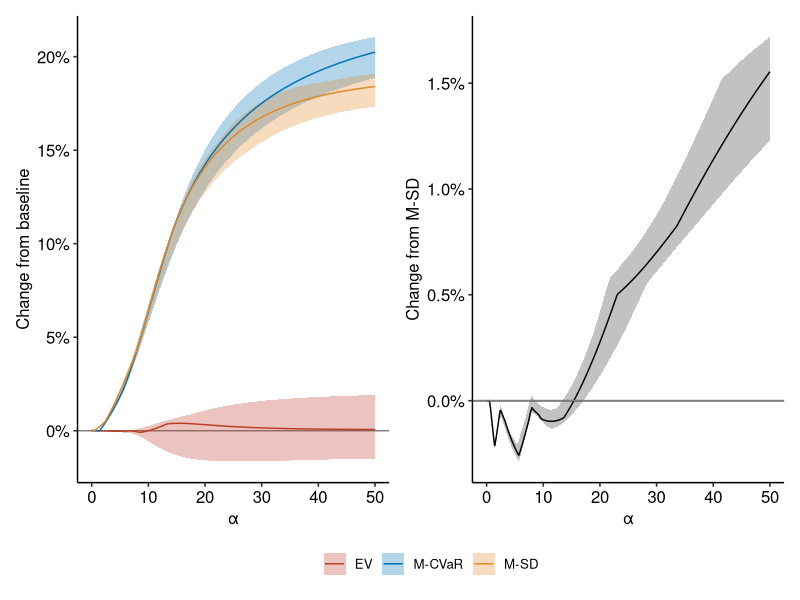

Reproduce this figure in R.
library(tidyverse)
library(ggplot2)
library(patchwork)
library(ggsci)
library(ggpubr)

setwd("~/Documents/Github/lds-mc-julia/")
ce_df <- read.csv("output/ce_df.csv")



plot11 <- ce_df |>
  select(-cvar_mstd) |>
  pivot_longer(c('ev', 'cvar', 'mstd'), names_to = 'name', values_to = 'value') |>
  mutate(name = factor(name, c('ev', 'cvar', 'mstd'), c("EV", "M-CVaR", "M-SD"))) |>
  pivot_wider(names_from = var, values_from = value) |>
  ggplot() +
  geom_hline(yintercept = 0, color = 'gray50') +
  geom_ribbon(aes(ymin = lb, ymax = ub, x = alpha, fill = name), alpha = 0.3) +
  geom_line(aes(x = alpha, y = median, color = name)) +
  scale_y_continuous("Change from baseline", labels = scales::percent) +
  scale_x_continuous("α") +
  ggsci::scale_color_nejm() +
  ggsci::scale_fill_nejm() +
  ggpubr::theme_pubr() +
  theme(legend.title = element_blank())

plot12 <- ce_df |>
  select(c(-ev, -cvar, -mstd)) |>
  rename(value = cvar_mstd) |>
  pivot_wider(names_from = var, values_from = value) |>
  ggplot() +
  geom_hline(yintercept = 0) +
  geom_ribbon(aes(ymin = lb, ymax = ub, x = alpha), alpha = 0.3) +
  geom_line(aes(x = alpha, y = median)) +
  geom_hline(yintercept = 0, color = 'gray50') +
  scale_y_continuous("Change from M-SD", labels = scales::percent) +
  scale_x_continuous("α") +
  ggpubr::theme_pubr()

plot11 + plot12 + plot_layout(guides = "collect") & theme(legend.position = 'bottom')
